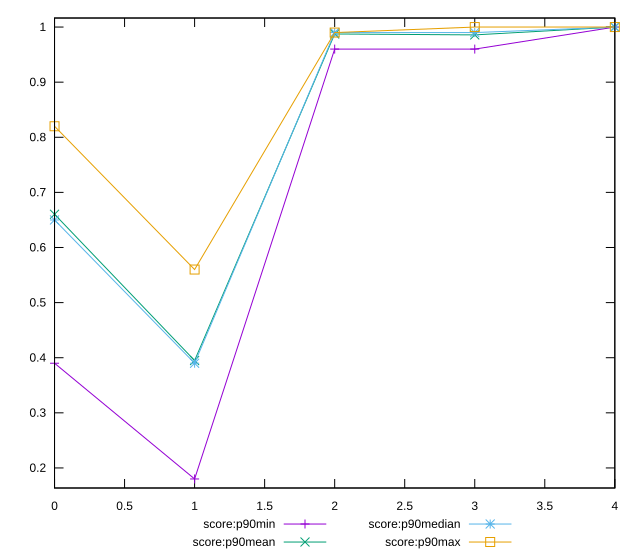

Generate this figure with gnuplot:
reset

$scoreP90Min <<EOF
0 0.39
1 0.18
2 0.96
3 0.96
4 1
EOF

$scoreP90Mean <<EOF
0 0.66031914893617
1 0.3948936170212765
2 0.9874468085106372
3 0.985744680851063
4 1
EOF

$scoreP90Median <<EOF
0 0.65
1 0.39
2 0.99
3 0.99
4 1
EOF

$scoreP90Max <<EOF
0 0.82
1 0.56
2 0.99
3 1
4 1
EOF

set key outside below
set xrange [0:4]
set yrange [0.1636:1.0164]
set trange [0.1636:1.0164]
set terminal svg size 640, 560 enhanced background rgb 'white'
set output "report_00011_2021-02-09T10:53:21.242Z/total-blocking-time/progression/score.svg"

plot $scoreP90Min title "score:p90min" with linespoints, \
     $scoreP90Mean title "score:p90mean" with linespoints, \
     $scoreP90Median title "score:p90median" with linespoints, \
     $scoreP90Max title "score:p90max" with linespoints

reset
